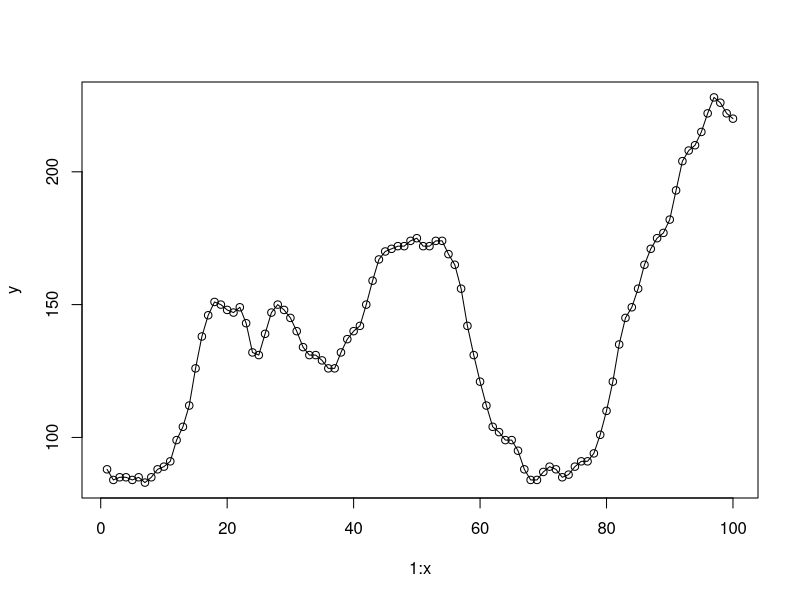
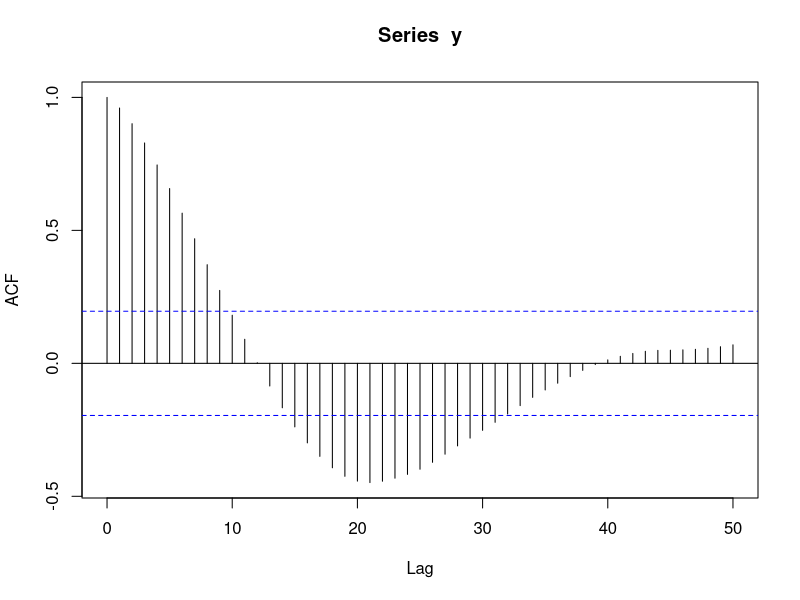
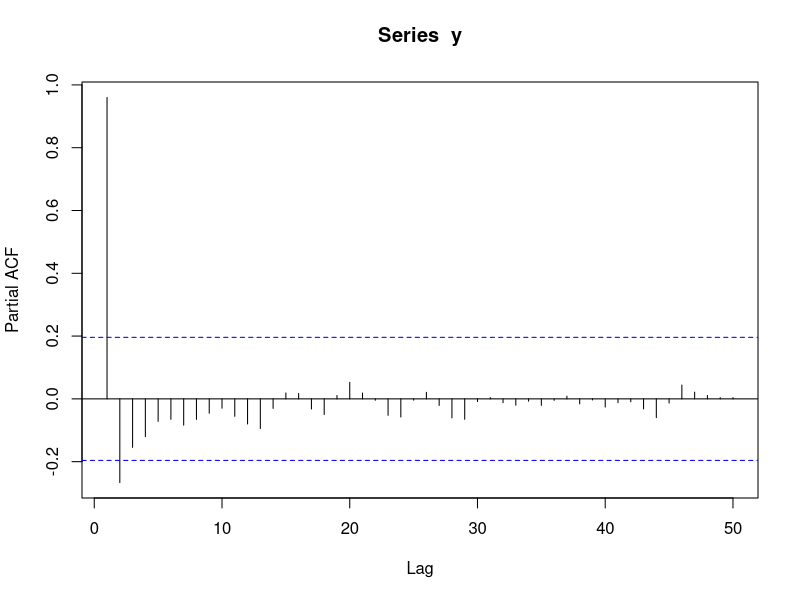
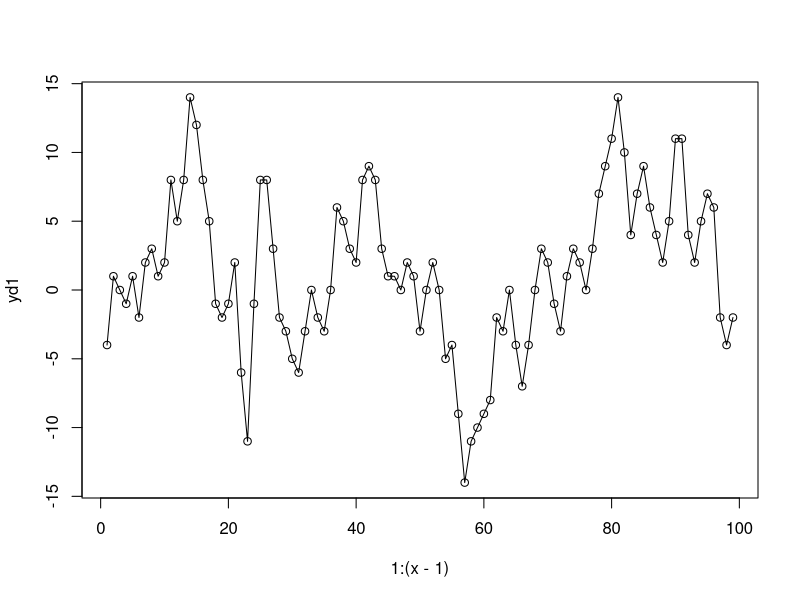
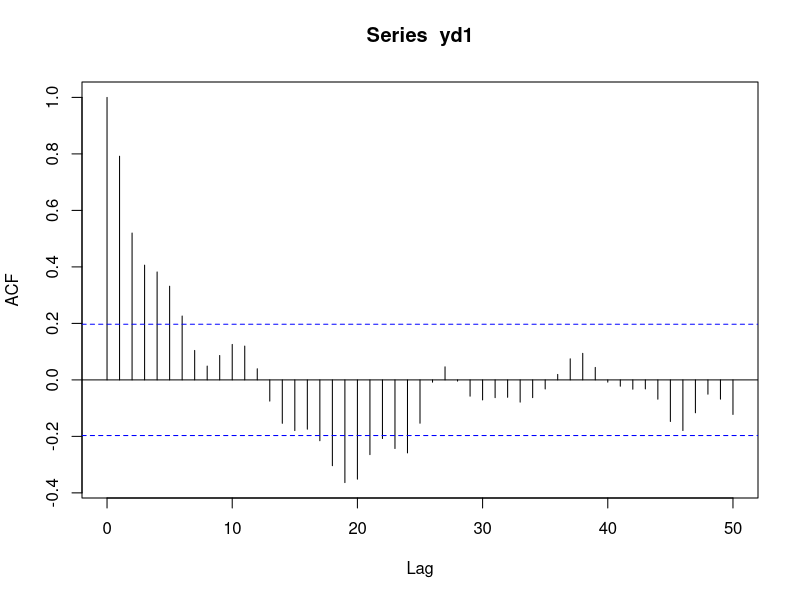
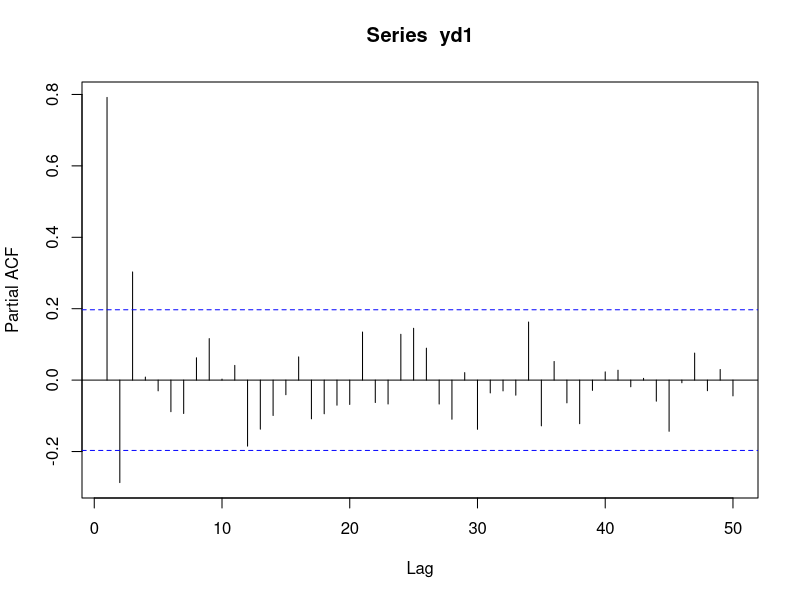
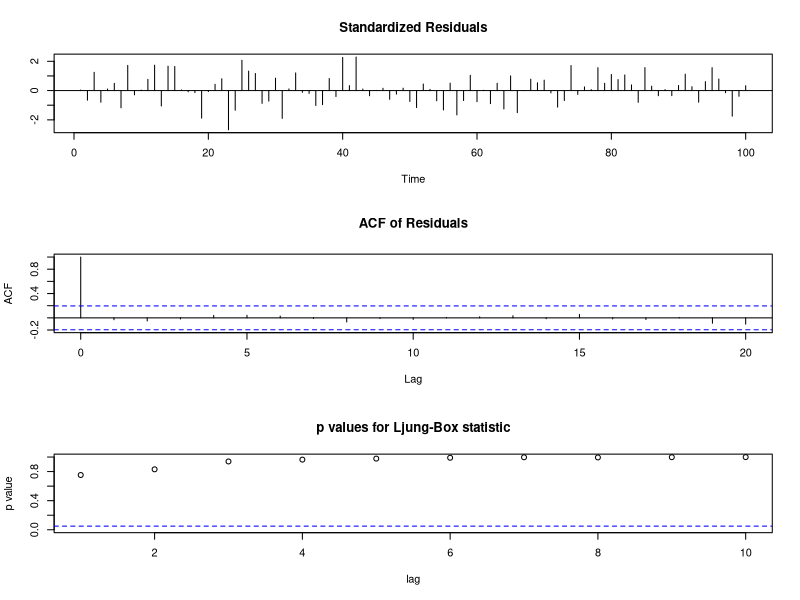
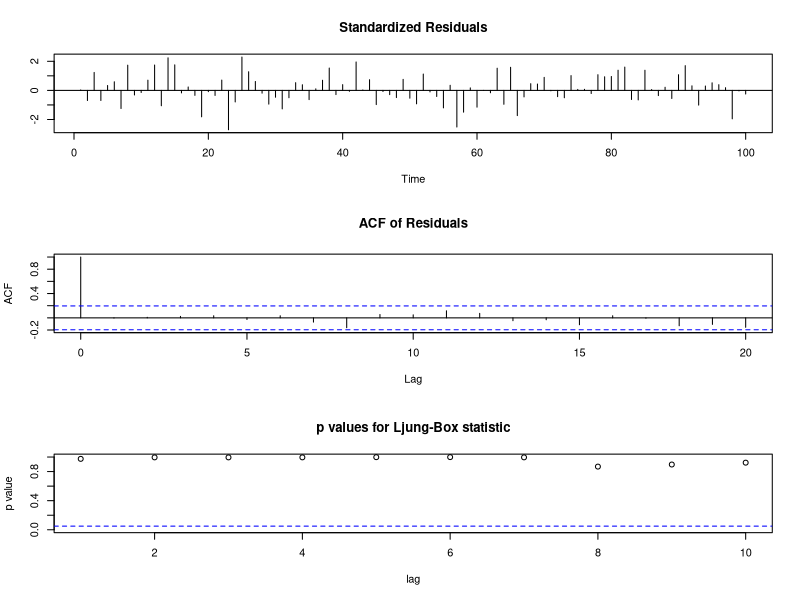

These charts were generated, in order, by the following R code: (Note: this script raises an error after producing the figures.)
y = read.delim("Project_1_Data.txt", header = TRUE)
y = y$x
x = length(y)
plot(1:x,y)
lines(1:x,y, type="l")
acf(y, lag.max=50)
pacf(y, lag.max=50)

# Differencing once, plot time series, acf and pacf
yd1 = diff(y)
plot(1:(x-1),yd1)
lines(1:(x-1),yd1, type="l")
acf(yd1, lag.max=50)
pacf(yd1, lag.max=50)

# Fit MA model
fit1ma = arima(y, order=c(0,1,24))
tsdiag(fit1ma)
fit1ma

# Fit AR model
fit1ar = arima(y, order=c(3,1,0))
tsdiag(fit1ar)
fit1ar

# Use auto.ARIMA
fit1auto = auto.arima(y, d=1, max.p=30, max.q=30, ic="aic")
tsdiag(fit1auto) # Produces ARIMA(1,1,1)
fit1auto

# Differencing twice, plot time series, acf and pacf
yd2 = diff(yd1)
plot(1:(x-2),yd2)
lines(1:(x-2),yd2, type="l")
acf(yd2, lag.max=50)
pacf(yd2, lag.max=50)

# Fit MA model
fit2ma = arima(y, order=c(0,2,3))
tsdiag(fit2ma)
fit2ma

# Fit AR model
fit2ar = arima(y, order=c(2,2,0))
tsdiag(fit2ar)
fit2ar

# Use auto.ARIMA
fit2auto = auto.arima(y, d=2, max.p=30, max.q=30, ic="aic")
tsdiag(fit2auto) # Produces ARIMA(2,2,0)
fit2auto

# Plot Time-Series Predictions of ARIMA Models
plot(1:x, y, main="Time-Series Predictions of ARIMA Models")
lines(1:x, y, type="l")
lines(1:x, y-fit1ma$residuals, type="l", col="red")
lines(1:x, y-fit1ar$residuals, type="l", col="blue")
lines(1:x, y-fit1auto$residuals, type="l", col="purple")
lines(1:x, y-fit2ma$residuals, type="l", col="green")
lines(1:x, y-fit2ar$residuals, type="l", col="orange")
legend(1, 225, legend=c("ARIMA(0,1,24)", "ARIMA(3,1,0)", "ARIMA(1,1,1)", "ARIMA(0,2,3)", "ARIMA(2,2,0)"), col=c("red", "blue", "purple", "green", "orange"), lty=1:1)
